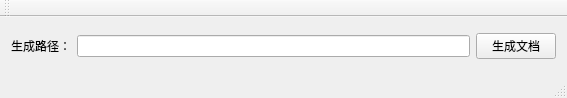
<?xml version="1.0" encoding="UTF-8"?>
<ui version="4.0">
 <class>MainWindow</class>
 <widget class="QMainWindow" name="MainWindow">
  <property name="geometry">
   <rect>
    <x>0</x>
    <y>0</y>
    <width>567</width>
    <height>98</height>
   </rect>
  </property>
  <property name="windowTitle">
   <string>MainWindow</string>
  </property>
  <widget class="QWidget" name="centralWidget">
   <layout class="QGridLayout" name="gridLayout">
    <item row="0" column="1">
     <widget class="QLineEdit" name="lineEdit_filePath">
      <property name="readOnly">
       <bool>true</bool>
      </property>
     </widget>
    </item>
    <item row="0" column="0">
     <widget class="QLabel" name="label">
      <property name="text">
       <string>生成路径：</string>
      </property>
     </widget>
    </item>
    <item row="0" column="2">
     <widget class="QPushButton" name="pushButton">
      <property name="text">
       <string>生成文档</string>
      </property>
     </widget>
    </item>
   </layout>
  </widget>
  <widget class="QMenuBar" name="menuBar">
   <property name="geometry">
    <rect>
     <x>0</x>
     <y>0</y>
     <width>567</width>
     <height>23</height>
    </rect>
   </property>
  </widget>
  <widget class="QToolBar" name="mainToolBar">
   <attribute name="toolBarArea">
    <enum>TopToolBarArea</enum>
   </attribute>
   <attribute name="toolBarBreak">
    <bool>false</bool>
   </attribute>
  </widget>
  <widget class="QStatusBar" name="statusBar"/>
 </widget>
 <layoutdefault spacing="6" margin="11"/>
 <resources/>
 <connections/>
</ui>
